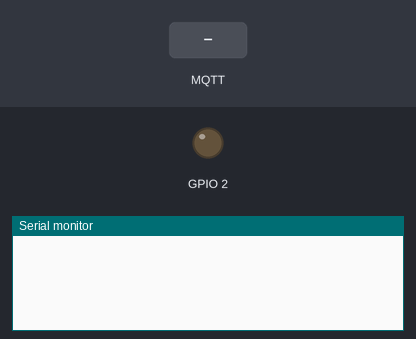
Bench run of a program on a simulated ESP32. On the bench: output pins drawn as LEDs (lit = HIGH), the last lines printed to the serial monitor. The test bench sets the inputs (shaded band). WiFi joins after 1.5 s; servers stay silent unless stated; no MQTT or app messages arrive unless stated.

Above: at 3.7 s.
3.8 s: MQTT message "ON" arrives on the first subscribed topic
At 5.0 s:
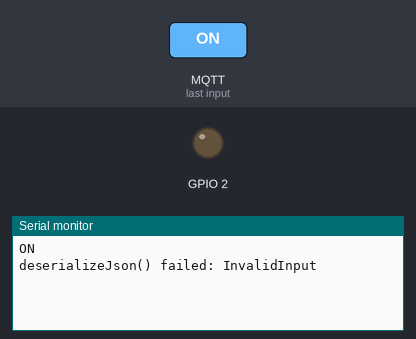
5.3 s: MQTT message "OFF" arrives on the first subscribed topic
At 6.4 s:
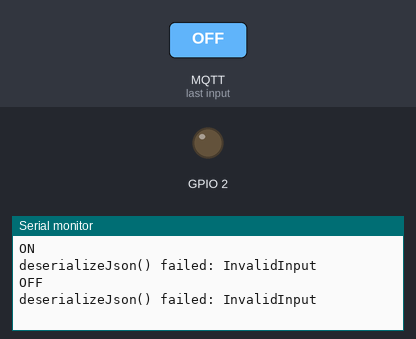
6.8 s: MQTT message "}" arrives on the first subscribed topic
At 7.5 s:
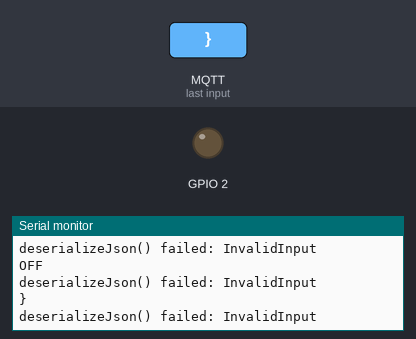

The program:

main.cpp
```cpp
#include <Arduino.h>
#include <ArduinoJson.h>
#include <DHT.h>
#include <PubSubClient.h>
#include <WiFi.h>

#define DHT_PIN 4
#define DHT_TYPE DHT11

#define PUBLISH_INTERVAL 30000

unsigned long lastPublish = 0;
float tempFloat, humidFloat;
String temperature;
String humidity;

DHT dht(DHT_PIN, DHT_TYPE);

String ssid = "Onesfam";
String pass = "teunyaho";

String mqttServer = "broker.hivemq.com";
String mqttUser = "";
String mqttPwd = "";
String mqttPort = "1883";

String deviceId = "Mazkaa_1";
String pubTopic = String(deviceId + "/sensor_data_mazkaa");
String subTopic = String(deviceId + "/led_status_mazkaa");

WiFiClient ESPClient;
PubSubClient ESPMqtt(ESPClient);

void connectToNetwork();
void connectToMqtt();
void publishMessage();
void updateDhtData();
void mqttCallback(char *topic, byte *payload, long length);
void do_actions(const char *message);

void setup() {
    Serial.begin(9600);
    delay(1000);
    pinMode(BUILTIN_LED, OUTPUT);
    dht.begin();

    // Disconnecting previous WiFi
    WiFi.disconnect();
    ESPMqtt.setServer(mqttServer.c_str(), mqttPort.toInt());
    ESPMqtt.setCallback(mqttCallback);

    connectToNetwork();
    connectToMqtt();
}

void loop() {
    if (WiFi.status() != WL_CONNECTED) {
        connectToNetwork();
    }

    if (WiFi.status() == WL_CONNECTED && !ESPMqtt.connected()) {
        connectToMqtt();
    }

    if (millis() - lastPublish > PUBLISH_INTERVAL) {
        updateDhtData();
        ESP_LOGI("SENSOR", "Get sensor data -> Temperature = %.2f C & Humidity = %.2f %", tempFloat, humidFloat);
        publishMessage();

        lastPublish = millis();
    }

    ESPMqtt.loop();
}

void connectToNetwork() {
    delay(10);
    WiFi.begin(ssid.c_str(), pass.c_str());

    while (WiFi.status() != WL_CONNECTED) {
        delay(500);
    }
}

void connectToMqtt() {
    while (!ESPMqtt.connected()) {
        ESP_LOGI("MQTT", "ESP > Connecting to MQTT...");

        if (ESPMqtt.connect("ESP32Client-mazkaa", mqttUser.c_str(), mqttPwd.c_str())) {
            ESP_LOGI("MQTT", "Connected to Server");
            // subscribe to the topic
            ESPMqtt.subscribe(subTopic.c_str());
        } else {
            ESP_LOGI("MQTT", "ERROR > failed with state %d", ESPMqtt.state());
            delay(2000);
        }
    }
}

void publishMessage() {
    char msgToSend[1024] = {0};
    const size_t capacity = JSON_OBJECT_SIZE(4);
    DynamicJsonDocument doc(capacity);

    temperature = String(tempFloat);
    humidity = String(humidFloat);

    doc["eventName"] = "sensorMazkaa";
    doc["status"] = "none";
    doc["temp"] = temperature.c_str();
    doc["humid"] = humidity.c_str();

    serializeJson(doc, msgToSend);

    ESP_LOGI("MQTT", "Message to publish: %s", msgToSend);
    ESPMqtt.publish(pubTopic.c_str(), msgToSend);
}

void updateDhtData() {

    // TO DO: Data Verification
    // Get temperature and humidity data
    tempFloat = dht.readTemperature();
    humidFloat = dht.readHumidity();
}

void mqttCallback(char *topic, byte *payload, long length) {
    char msg[256] = "";

    ESP_LOGI("MQTT", "Message arrived [%s]", subTopic.c_str());
    ESP_LOGI("MQTT", "Message length [%d]", length);
    for (int i = 0; i < length; i++) {
        msg[i] = (char)payload[i];

        if (msg[i] == '}') {
            break;
        }
    }
    do_actions(msg);
}

void do_actions(const char *message) {
    StaticJsonDocument<96> doc;

    Serial.println(message);

    DeserializationError error = deserializeJson(doc, message);

    if (error) {
        Serial.print("deserializeJson() failed: ");
        Serial.println(error.c_str());
        return;
    }

    const char *deviceId = doc["deviceId"];    // "Home_Gateway_1"
    const char *ledStatus = doc["ledStatus"];  // "ON"

    // ESP_LOGI("MQTT", "Device ID: %s", deviceId);
    // ESP_LOGI("MQTT", "Led Status: %s", ledStatus);
    Serial.println(deviceId);
    Serial.println(ledStatus);

    if (String(ledStatus) == "ON") {
        ESP_LOGI("LED", "TURN ON LED");
        digitalWrite(BUILTIN_LED, HIGH);
    } else if (String(ledStatus) == "OFF") {
        ESP_LOGI("LED", "TURN Off LED");
        digitalWrite(BUILTIN_LED, LOW);
    } else {
        ESP_LOGI("LED", "Could not recognize LED Status");
    }
}
```

Measured:
- after the input at 3.8 s, the serial monitor: prints a new line at once (image 1)
- after the input at 5.3 s, the serial monitor: prints a new line at once (image 2)
- after the input at 6.8 s, the serial monitor: prints a new line at once (image 3)
